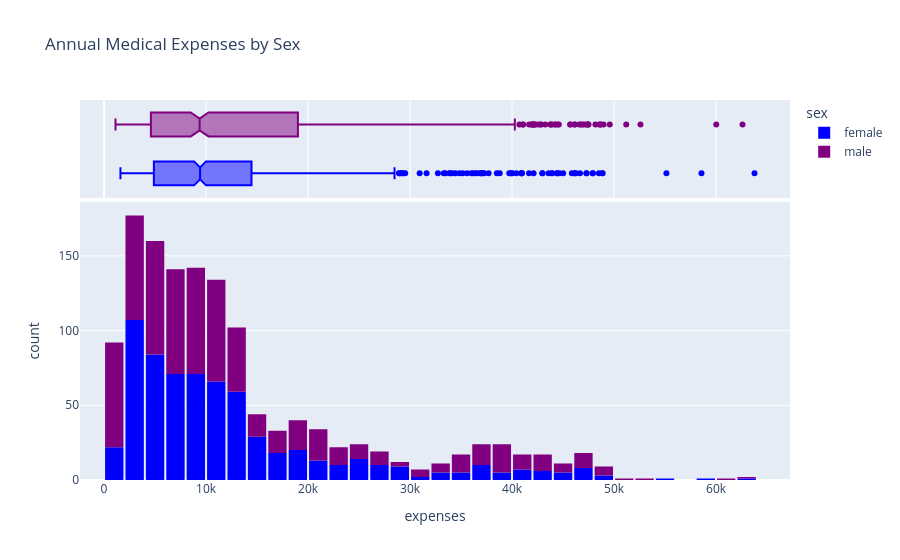

Write notebook code for a chart like this one.
### Code cell
fig = px.histogram(df,
                    x="expenses",
                    marginal="box",
                    color="sex",
                    color_discrete_sequence=["blue", "purple"],
                    title="Annual Medical Expenses by Sex")

fig.update_layout(bargap=0.1)
fig.show()

### Figure 1 — Plotly figure (JSON) as saved in the notebook; plotly's stock layout.template omitted (floating-point values rounded to 4 significant figures; data arrays with more than 128 entries replaced by an {"elided": "..."} marker saying what was removed)
{"data": [{"bingroup": "x", "hovertemplate": "sex=female<br>expenses=%{x}<br>count=%{y}<extra></extra>", "legendgroup": "female", "marker": {"color": "blue", "pattern": {"shape": ""}}, "name": "female", "orientation": "v", "showlegend": true, "type": "histogram", "x": {"elided": "662 float values"}, "xaxis": "x", "yaxis": "y"}, {"hovertemplate": "sex=female<br>expenses=%{x}<extra></extra>", "legendgroup": "female", "marker": {"color": "blue"}, "name": "female", "notched": true, "showlegend": false, "type": "box", "x": {"elided": "662 float values"}, "xaxis": "x2", "yaxis": "y2"}, {"bingroup": "x", "hovertemplate": "sex=male<br>expenses=%{x}<br>count=%{y}<extra></extra>", "legendgroup": "male", "marker": {"color": "purple", "pattern": {"shape": ""}}, "name": "male", "orientation": "v", "showlegend": true, "type": "histogram", "x": {"elided": "676 float values"}, "xaxis": "x", "yaxis": "y"}, {"hovertemplate": "sex=male<br>expenses=%{x}<extra></extra>", "legendgroup": "male", "marker": {"color": "purple"}, "name": "male", "notched": true, "showlegend": false, "type": "box", "x": {"elided": "676 float values"}, "xaxis": "x2", "yaxis": "y2"}], "layout": {"bargap": 0.1, "barmode": "relative", "legend": {"title": {"text": "sex"}, "tracegroupgap": 0}, "title": {"text": "Annual Medical Expenses by Sex"}, "xaxis": {"anchor": "y", "domain": [0, 1], "title": {"text": "expenses"}}, "xaxis2": {"anchor": "y2", "domain": [0, 1], "matches": "x", "showgrid": true, "showticklabels": false}, "yaxis": {"anchor": "x", "domain": [0, 0.7326], "title": {"text": "count"}}, "yaxis2": {"anchor": "x2", "domain": [0.7426, 1], "matches": "y2", "showgrid": false, "showline": false, "showticklabels": false, "ticks": ""}}}
